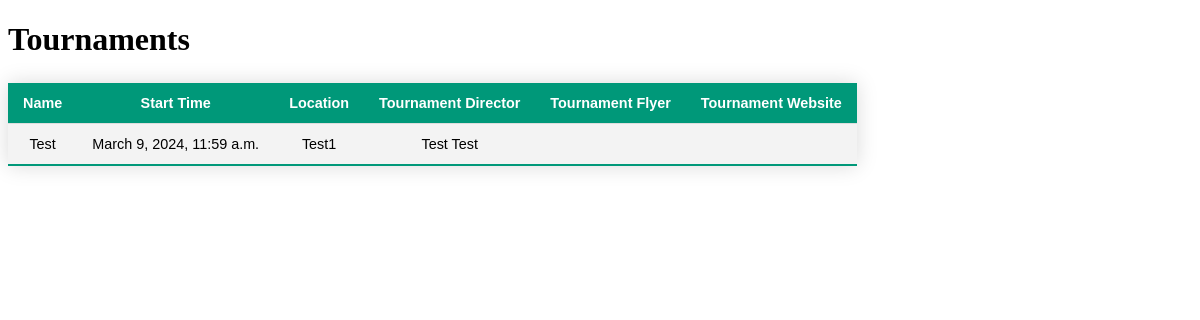
Page /tournaments on the earlier database version.
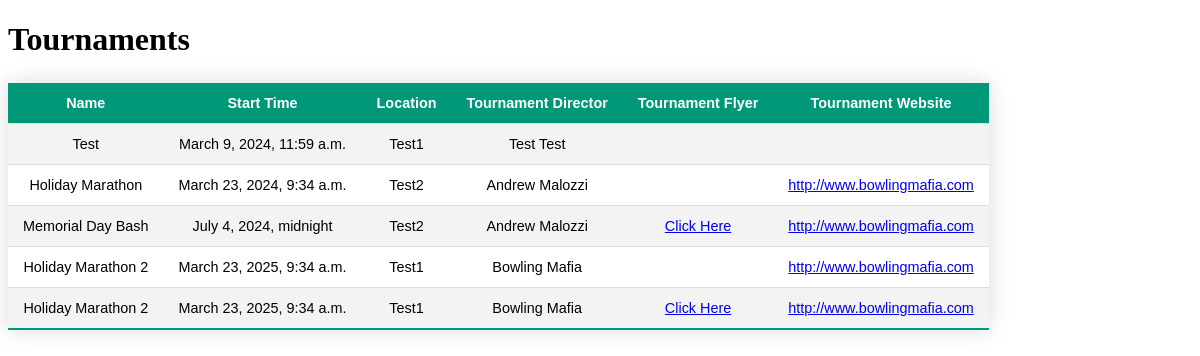
Same page on the later database version.
### tournaments/models.py (models this page shows)
class Tournament(models.Model):
    tournament_name = models.CharField(max_length=128)
    start_time = models.DateTimeField()
    bowling_center = models.ForeignKey(BowlingCenter, on_delete=models.CASCADE)
    tournament_director = models.ForeignKey(TournamentDirector, on_delete=models.CASCADE)
    website = models.URLField(max_length=256, blank=True)
    flyer = models.FileField(upload_to='tournament_flyers', blank=True)
    def __str__(self):
        return self.tournament_name
    class Meta:
        ordering = ['start_time']

class BowlingCenter(models.Model):
    center_name = models.CharField(max_length=64)
    address = models.CharField(max_length=128)
    city = models.CharField(max_length=64)
    state = USStateField()
    zip_code = USZipCodeField(max_length=5)
    phone_number = PhoneNumberField()
    website = models.URLField(max_length=256, blank=True)
    def __str__(self):
        return self.center_name.title()
    class Meta:
        verbose_name = 'Bowling Center'
        ordering = ['state', 'center_name']

class TournamentDirector(models.Model):
    first_name = models.CharField(max_length=64)
    last_name = models.CharField(max_length=64)
    email_address = models.EmailField(max_length=128)
    phone_number = PhoneNumberField()
    profile_picture = models.ImageField(upload_to='profile_pictures', blank=True)
    def __str__(self):
        return f'{self.first_name.title()} {self.last_name.title()}'
    class Meta:
        verbose_name = 'Tournament Director'
        ordering = ['first_name', 'last_name']

### tournaments/views.py (the view)
# urls.py: path('tournaments', views.TournamentList.as_view(), name='list_tournaments'),
class TournamentList(ListView):
    model = Tournament
    context_object_name = 'tournaments'
    template_name = 'tournaments/tournament_list.html'

### tournaments/templates/tournaments/tournament_list.html (shortened to what this page needs)
<!DOCTYPE html>
<html lang="en">
    <head>
    </head>
    <body>
        <h1>Tournaments</h1>
        <table id="tournaments">
            <thead>
                <tr>
                    <th>Name</th>
                    <th>Start Time</th>
                    <th>Location</th>
                    <th>Tournament Director</th>
                    <th>Tournament Flyer</th>
                    <th>Tournament Website</th>
                </tr>
            </thead>
            <tbody>
                    {% for tournament in tournaments %}
                <tr>
                    <td>{{ tournament }}</td>
                    <td>{{ tournament.start_time }}</td>
                    <td>{{ tournament.bowling_center }}</td>
                    <td>{{ tournament.tournament_director }}</td>
                    <td>
                        {% if tournament.flyer %}
                        <a href="{{ tournament.flyer.url }}" target="_blank">
                            Click Here
                        </a>
                        {% endif %}
                    </td>
                    <td>
                        <a href="{{ tournament.website }}" target="_blank">
                            {{ tournament.website }}
                        </a>
                    </td>
                </tr>
                    {% endfor %}
            </tbody>
        </table>
    </body>
</html>

### tournaments/templates/tournaments/tournament_list.html (style rules this page uses)
#tournaments { border-collapse: collapse; margin: 25px 0; font-size: 0.9em; font-family: sans-serif; text-align: center; min-width: 400px; box-shadow: 0 0 20px rgba(0, 0, 0, 0.15); }
#tournaments thead tr { background-color: #009879; color: #ffffff; }
#tournaments th, #tournaments td { padding: 12px 15px; }
#tournaments tbody tr { border-bottom: 1px solid #ddd; }
#tournaments tbody tr:nth-of-type(even) { background-color: #f3f3f3; }
#tournaments tbody tr:last-of-type { border-bottom: 2px solid #009879; }

Differences in the rows shown:
added Tournament: tournament_name "Holiday Marathon", start_time "March 23, 2024, 9:34 a.m.", bowling_center "Test2", tournament_director "Andrew Malozzi", website "http://www.bowlingmafia.com"
added Tournament: tournament_name "Memorial Day Bash", start_time "July 4, 2024, midnight", bowling_center "Test2", tournament_director "Andrew Malozzi", website "http://www.bowlingmafia.com"
added Tournament: tournament_name "Holiday Marathon 2", start_time "March 23, 2025, 9:34 a.m.", bowling_center "Test1", tournament_director "Bowling Mafia", website "http://www.bowlingmafia.com"
added Tournament: tournament_name "Holiday Marathon 2", start_time "March 23, 2025, 9:34 a.m.", bowling_center "Test1", tournament_director "Bowling Mafia", website "http://www.bowlingmafia.com"
